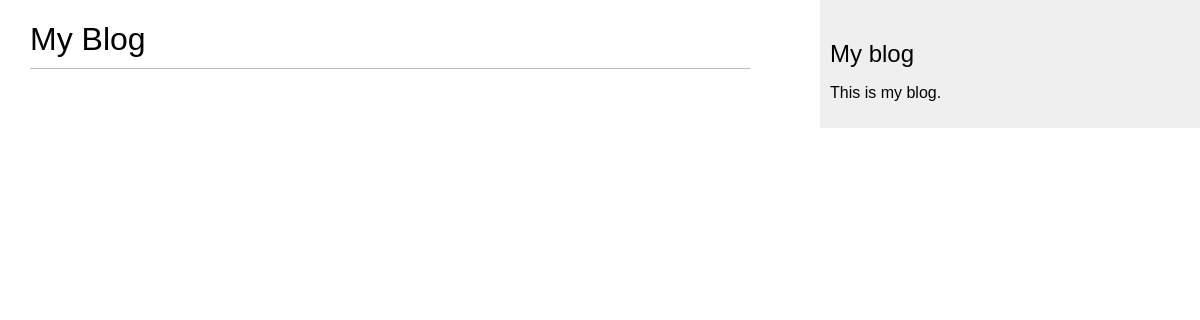
/blog/, run on an earlier commit of the app's database.
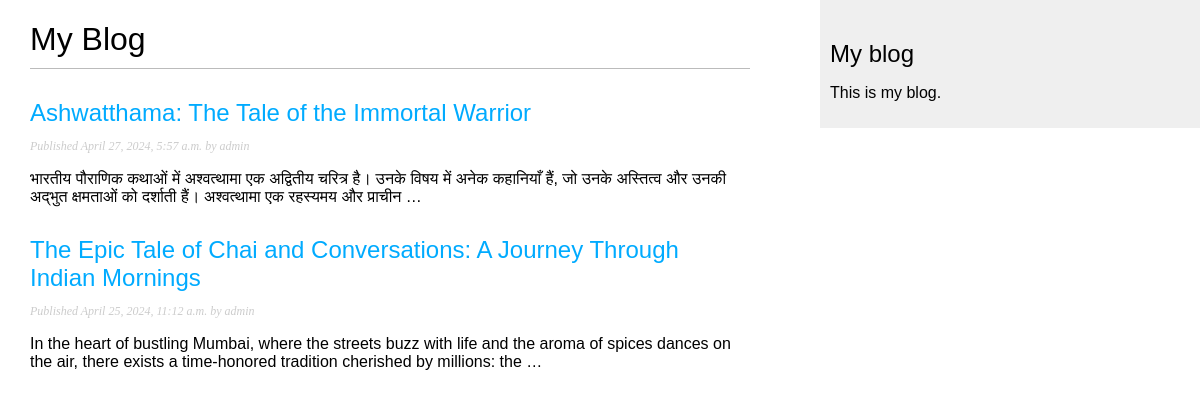
And on a later commit of the database.
### blog/models.py (models this page shows, shortened)
class Post(models.Model):
    class Status(models.TextChoices):
        DRAFT = 'DF', 'Draft'
        PUBLISHED = 'PU', 'Published'
    title = models.CharField(max_length=250)  # The title of the post
    slug = models.SlugField(max_length=250)  # A unique identifier for the post
    author = models.ForeignKey(User, on_delete=models.CASCADE, related_name='blog_posts')
    body = models.TextField()  # The body of the post
    publish = models.DateTimeField(default=timezone.now)  # When the post was published
    created = models.DateTimeField(auto_now_add=True)  # When this object was created (on save)
    updated = models.DateTimeField(auto_now=True)  # When this object was last updated (on save)
    status = models.CharField(max_length=2, choices=Status.choices, default=Status.DRAFT) #  The current status of the post
    objects = models.Manager()    # The default manager.
    published = PublishedManager()  # Custom Manager, Used to filter posts by status.
    class Meta:
        ordering = [ '-publish'] # Orders by most recent posts first
        indexes =  [
            models.Index(fields=['-publish']), #  Orders by most recent posts first
        ]

### blog/views.py (the view)
# urls.py: path('', views.post_list, name= "post_list"),
def post_list(request):
    posts = Post.published.all()
    return render(request, 'blog/post/list.html', {'posts': posts})

### blog/models.py (called while the page is built)
    def get_queryset(self):
        return super().get_queryset()\
            .filter(status=Post.Status.PUBLISHED)

### blog/templates/blog/post/list.html (shortened to what this page needs)
{% extends "blog/base.html" %}
{% block content %}
  <h1>My Blog</h1>
  {% for post in posts %}
    <h2>
      <a href="{% url 'blog:post_detail' post.id %}">
        {{ post.title }}
      </a>
    </h2>
    <p class="date">
      Published {{ post.publish }} by {{ post.author }}
    </p>
    {{ post.body|truncatewords:30|linebreaks }}
  {% endfor %}
{% endblock %}

### blog/templates/blog/base.html (shortened to what this page needs)
{% load static %}
<!DOCTYPE html>
<html>
<head>
  <link href="{% static 'css/blog.css' %}" rel="stylesheet">
</head>
<body>
  <div id="content">
    {% block content %}
    {% endblock %}
  </div>
  <div id="sidebar">
    <h2>My blog</h2>
    <p>This is my blog.</p>
  </div>
</body>
</html>

### blog/static/css/blog.css (style rules this page uses)
body { margin:0; padding:0; font-family:helvetica, sans-serif; }
a { color:#00abff; text-decoration:none; }
h1 { font-weight:normal; border-bottom:1px solid #bbb; padding:0 0 10px 0; }
h2 { font-weight:normal; margin:30px 0 0; }
#content { float:left; width:60%; padding:0 0 0 30px; }
#sidebar { float:right; width:30%; padding:10px; background:#efefef; height:100%; }
p.date { color:#ccc; font-family: georgia, serif; font-size: 12px; font-style: italic; }

What changed in the data, as far as the page shows it:
added Post: title "Ashwatthama: The Tale of the Immortal Warrior", publish "April 27, 2024, 5:57 a.m.", author "admin", body "भारतीय पौराणिक कथाओं में अश्वत्थामा एक अद्वितीय चरित्र है। उनके विषय में अनेक कहानियाँ हैं, जो उनके अस्तित्व और उनकी अद्भुत क्षमताओं को दर्शाती हैं। अश्वत्थामा एक रहस्यमय और प्राचीन …"
now on this page (row edited): Post: title "The Epic Tale of Chai and Conversations: A Journey Through Indian Mornings", publish "April 25, 2024, 11:12 a.m.", author "admin", body "In the heart of bustling Mumbai, where the streets buzz with life and the aroma of spices dances on the air, there exists a time-honored tradition cherished by millions: the …"
